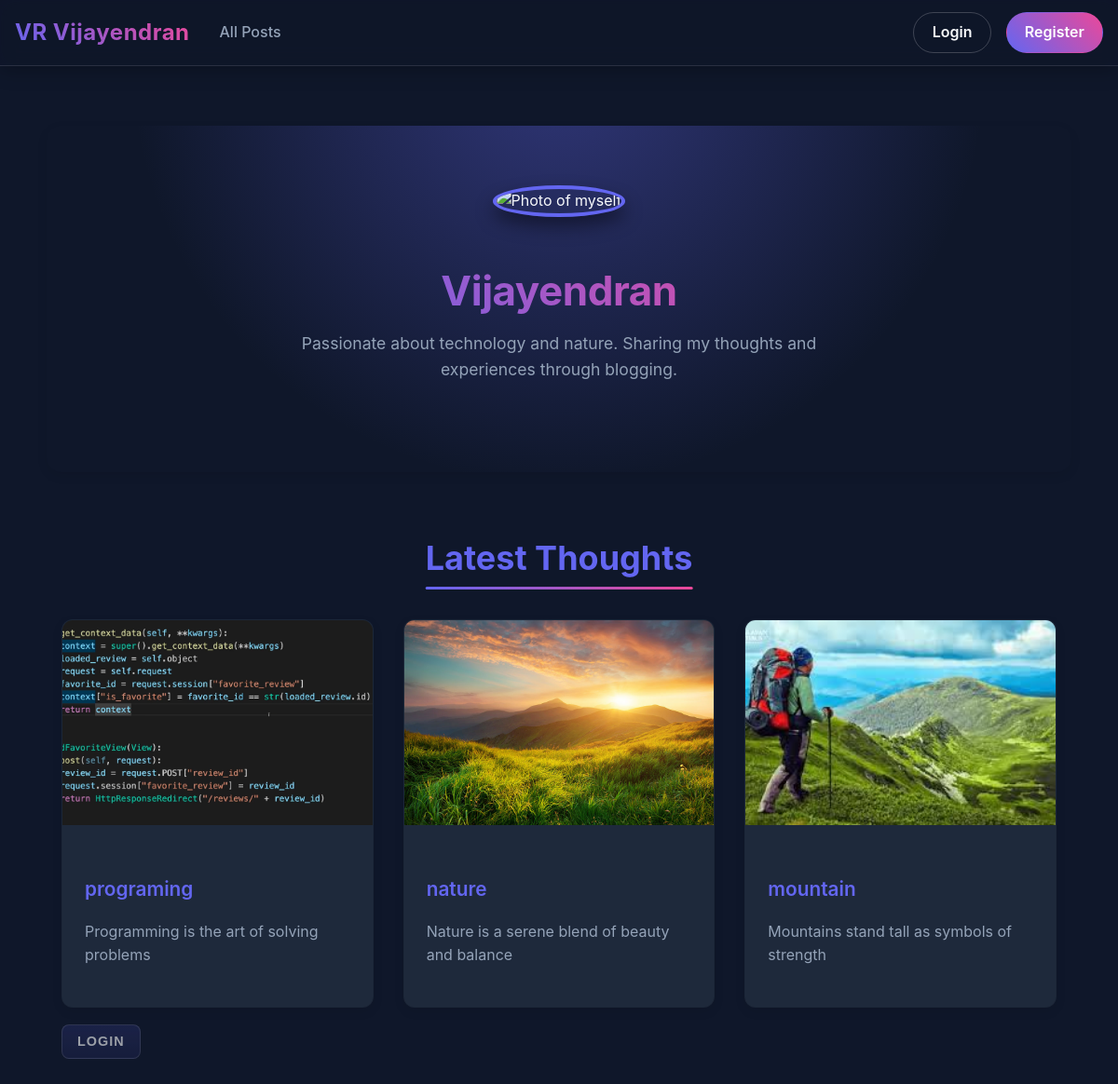
The page / on the database its author committed.
### post/models.py (models this page shows, shortened)
class Post(models.Model):
    title = models.CharField(max_length=50)
    author_name = models.ForeignKey(author, on_delete=models.PROTECT , null=True)
    excerpt = models.CharField(max_length=50)
    image_name = models.ImageField(upload_to = "images")
    date = models.DateField(auto_now=True)
    slug = models.SlugField(default="",null=False)
    content = models.CharField(max_length=250)
    caption = models.ManyToManyField(captions)
    comments_line = models.ForeignKey(comments,on_delete=models.CASCADE,null=True)

### post/views.py (the view)
# urls.py: path("", views.home_page , name="home"),
def home_page(request):
    posts = Post.objects.order_by('-date')[:3]
    readme_id = request.session.get("readme_later")
    post_slug = None
    if readme_id:
        try:
                post_slug = readme_id
        except:
            post_slug = None
    return render(request,"post/home.html",{"posts":posts ,"session_slug": post_slug})

### post/templates/post/home.html
{% extends "base.html" %}
{% load static %}
{% block css_style %}
    <link rel="stylesheet" href="{% static 'post/css files/home.css' %}">
{% endblock css_style %}
{% block content_page %}
{% include "post/includes/headers.html" %}
<main class="container">
    <section class="hero">
        <div class="hero-content">
            <img src="{% static 'post/images/myself.jpg' %}" alt="Photo of myself" class="profile-img">
            <div class="hero-text">
                <h2>Vijayendran</h2>
                <p class="tagline">Passionate about technology and nature. Sharing my thoughts and experiences through blogging.</p>
            </div>
        </div>
    </section>
    <section class="latest-posts">
        <h2 class="section-title">Latest Thoughts</h2>
        <div class="posts-grid">
            {% for post in posts %}
            <a href="{% url 'post' post.slug %}" class="post-card">
                <div class="post-image">
                    <img src="{{post.image_name.url}}" alt="Programming">
                </div>
                <div class="post-content">
                    <h3>{{post.title}}</h3>
                    <p>{{post.excerpt}}</p>
                </div>
            </a>
              {% endfor %}
        </div>
        {% if user.is_authenticated %}
        <form action="{% url "logout"%}" method="POST">
            {% csrf_token %}
        <button>logout</button>
        </form>
        {% else%}
        <button disabled> login</button>
        {% endif %}
    </section>
</main>
{% endblock content_page %}

### post/static/post/css files/header.css (style rules this page uses)
:root { --header-height: 70px; }

### rows shown on the page
Post: image_name (picture), title "programing", excerpt "Programming is the art of solving problems"
Post: image_name (picture), title "nature", excerpt "Nature is a serene blend of beauty and balance"
Post: image_name (picture), title "mountain", excerpt "Mountains stand tall as symbols of strength"
